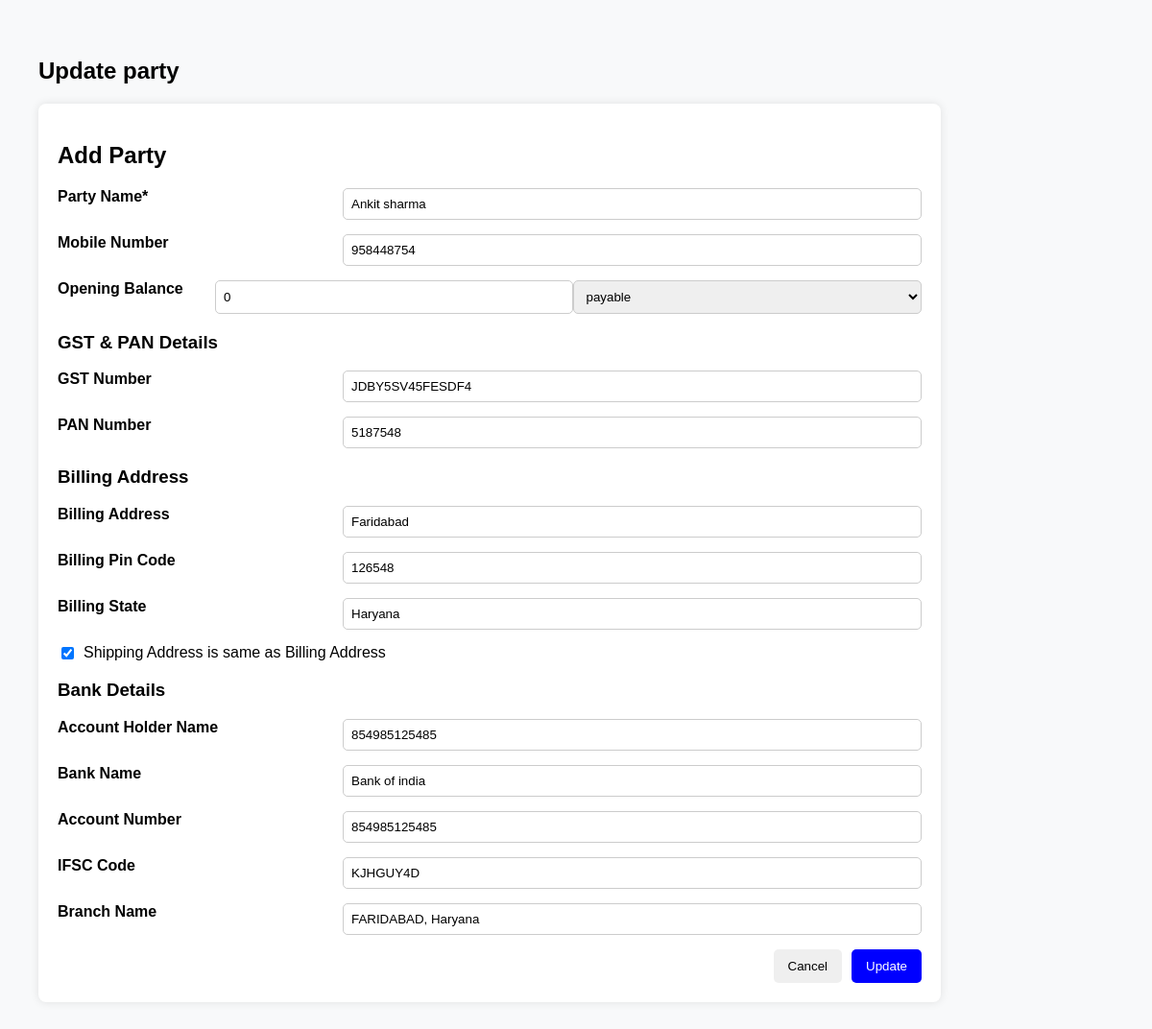
Page /update_party/4 on the committed database.
### stockApp/models.py (models this page shows, shortened)
class add_party(models.Model):
    party_name=models.CharField(max_length=50)
    number= models.BigIntegerField(null=True, blank=True, default="null")
    opening_balance= models.IntegerField(null=True)
    party_type=models.CharField(max_length=20)
    GST_no=models.CharField(max_length=100, null=True, blank=True)
    PAN_no=models.BigIntegerField(null=True, blank=True)
    billing_add=models.CharField(max_length=200, blank=True, null=True)
    billing_pin=models.IntegerField(null=True, blank=True)
    billing_state=models.CharField(max_length=100, null=True, blank=True)
    account_holder_name=models.CharField(max_length=100, blank=True, null=True)
    bank_name=models.CharField(max_length=100, blank=True, null=True)
    account_number=models.BigIntegerField(null=True, blank=True)
    IFSC_code=models.CharField(max_length=50, null=True, blank=True)
    branch_name=models.CharField(max_length=100, null=True, blank=True)

### stockApp/views.py (the view, shortened to what this page needs)
# urls.py: path("update_party/<int:id>", update_party),
def update_party(request,id):
    party = add_party.objects.get(id=id)
    return render(request, "update_party.html",{"party":party})

### stockApp/templates/update_party.html (shortened to what this page needs)
<!DOCTYPE html>
<html lang="en">
<head>
</head>
<body>
    <h2> Update party</h2>
    <form action="" method="post">
        <div class="container">
            <h2>Add Party</h2>
            <div class="form-group">
                <label>Party Name*</label>
                <input type="text" placeholder="Enter here" name="party_name" value="{{party.party_name}}">
            </div>
            <div class="form-group">
                <label>Mobile Number</label>
                <input type="text" placeholder="Enter here" name="mobile_number" value="{{party.number}}">
            </div>
            <div class="form-group">
                <label>Opening Balance</label>
                <input type="number" name="opening_balance" value="{{party.opening_balance}}">
                <select name="party_type">
                    {% if "{{party.party_type}}" == "payable" %}
                    <option>{{party.party_type}}</option>
                    <option>receivable</option>
                    {% else %}
                    <option>{{party.party_type}}</option>
                    {% endif %}
                </select>
            </div>
            <h3>GST & PAN Details</h3>
            <div class="form-group">
                <label>GST Number</label>
                <input type="text" placeholder="Enter here" name="gst_number" value="{{party.GST_no}}">
            </div>
            <div class="form-group">
                <label>PAN Number</label>
                <input type="text" placeholder="Enter here" name="pan_number" value="{{party.PAN_no}}">
            </div>
            <h3>Billing Address</h3>
            <div class="form-group">
                <label>Billing Address</label>
                <input type="text" placeholder="Enter here" name="billing_address" value="{{party.billing_add}}">
            </div>
            <div class="form-group">
                <label>Billing Pin Code</label>
                <input type="text" placeholder="Enter here" name="billing_pincode" value="{{party.billing_pin}}">
            </div>
            <div class="form-group">
                <label>Billing State</label>
                <input type="text" placeholder="Enter here" name="billing_state" value="{{party.billing_state}}">
            </div>
            <div class="form-check">
                <input type="checkbox" checked>
                <label>Shipping Address is same as Billing Address</label>
            </div>
            <h3>Bank Details</h3>
            <div class="form-group">
                <label>Account Holder Name</label>
                <input type="text" placeholder="Enter here" name="acc_holder_name" value="{{party.account_holder_name}}">
            </div>
            <div class="form-group">
                <label>Bank Name</label>
                <input type="text" placeholder="Enter here" name="bank_name" value="{{party.bank_name}}">
            </div>
            <div class="form-group">
                <label>Account Number</label>
                <input type="text" placeholder="Enter here" name="acc_number" value="{{party.account_number}}">
            </div>
            <div class="form-group">
                <label>IFSC Code</label>
                <input type="text" placeholder="Enter here" name="ifsc_code" value="{{party.IFSC_code}}">
            </div>
            <div class="form-group">
                <label>Branch Name</label>
                <input type="text" placeholder="Enter here" name="branch_name" value="{{party.branch_name}}">
            </div>
            <div class="buttons">
                <button class="cancel">Cancel</button>
                <button class="save">Update</button>
            </div>
        </div>
    </form>
</body>
</html>

### stockApp/templates/update_party.html (style rules this page uses)
body { font-family: Arial, sans-serif; margin: 20px; padding: 20px; background-color: #f8f9fa; }
.container { max-width: 900px; background: #fff; padding: 20px; border-radius: 8px; box-shadow: 0 0 10px rgba(0, 0, 0, 0.1); }
h2 { margin-bottom: 20px; }
.form-group { display: flex; justify-content: space-between; margin-bottom: 15px; }
.form-group label { width: 30%; font-weight: bold; }
.form-group input, .form-group select { width: 65%; padding: 8px; border: 1px solid #ccc; border-radius: 5px; }
.form-check { display: flex; align-items: center; margin-bottom: 15px; }
.form-check input { margin-right: 10px; }
.buttons { display: flex; justify-content: flex-end; gap: 10px; }
.buttons button { padding: 10px 15px; border: none; border-radius: 5px; cursor: pointer; }
.save { background-color: blue; color: white; }

### rows in the picture
add_party: party_name "Ankit sharma", mobile_number "958448754", opening_balance "0", party_type "payable", gst_number "JDBY5SV45FESDF4", pan_number "5187548", billing_address "Faridabad", billing_pincode "126548", billing_state "Haryana", acc_holder_name "854985125485", bank_name "Bank of india", acc_number "854985125485", ifsc_code "KJHGUY4D", branch_name "FARIDABAD, Haryana"
